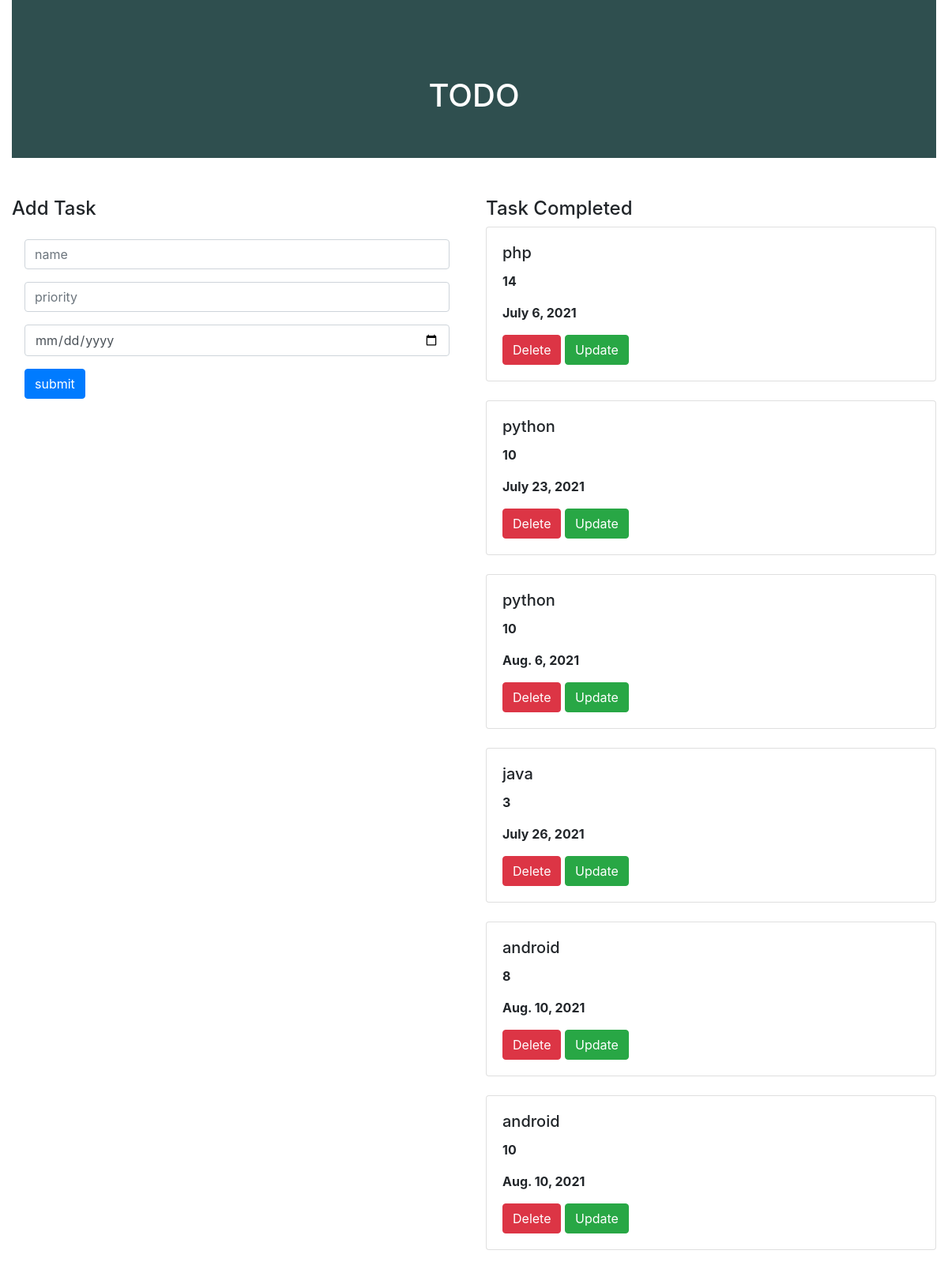
The page / on the database its author committed.
### todo_app/models.py (models this page shows, shortened)
class Task(models.Model):
    name=models.CharField(max_length=100)
    priority=models.IntegerField()
    date=models.DateField(default=datetime.date.today)

### todo_app/views.py (the view, shortened to what this page needs)
# urls.py: path('',views.task_view,name='task_view'),
def task_view(request):
    obj = Task.objects.all()
    return render(request,'task_view.html',{'obj1':obj})

### templates/task_view.html (shortened to what this page needs)
{% extends 'base.html' %}
{% block content %}
<!DOCTYPE html>
<html lang="en">
<head>
</head>
<body>
<div class="container-fluid">
    <div class="row">
        <div class="col-md-12">
            <div class="banner">
                <div class="banner-text">
                        <h1>TODO</h1>
                </div>
            </div>
        </div>
    </div>
    <div class="row">
        <div class="col-md-6">
            <h4>Add Task</h4>
              <form method="post" class="p-3 shadow">
     <div class="form-group">
    <input class="form-control" type="text" name="name" placeholder="name">
     </div>
     <div class="form-group">
    <input class="form-control" type="text" name="priority" placeholder="priority">
     </div>
                   <div class="form-group">
    <input class="form-control" type="date" name="date" placeholder="date">
     </div>
      <input type="submit" value="submit" class="btn btn-primary">
</form>
        </div>
    <div class="col-md-6">
        <h4>Task Completed</h4>
        {% for i in obj1 %}
        <div class="shadow card">
        <div class="card-body">
            <h5 class="card-title">{{i.name}}</h5>
            <p><b>{{i.priority}}</b></p>
            <p><b>{{i.date}}</b></p>
            <a class="btn btn-danger" href="{% url 'delete' i.id %}">Delete</a>
             <a class="btn btn-success" href="{% url 'update' i.id %}">Update</a>
        </div>
        </div>
        <br>
        {% endfor %}
    </div>
         </div>
</div>
</body>
</html>
{% endblock %}

### templates/base.html (shortened to what this page needs)
{% load static %}
<html lang="en">
<head>
    <link rel="stylesheet" href="https://maxcdn.bootstrapcdn.com/bootstrap/4.0.0/css/bootstrap.min.css">
    <link rel="stylesheet" href="{% static 'style.css' %}">
</head>
<body>
{% block content %}
{% endblock %}
</body>
</html>

### static/style.css (style rules this page uses)
.banner { background-color:darkslategrey; width:100%; height:200px; margin-bottom:50px; }
.banner-text { top:50%; left:50%; position:absolute; transform:translate(-50%,-50%); color:white; }

### rows shown on the page
Task: name "php", priority "14", date "July 6, 2021"
Task: name "python", priority "10", date "July 23, 2021"
Task: name "python", priority "10", date "Aug. 6, 2021"
Task: name "java", priority "3", date "July 26, 2021"
Task: name "android", priority "8", date "Aug. 10, 2021"
Task: name "android", priority "10", date "Aug. 10, 2021"
